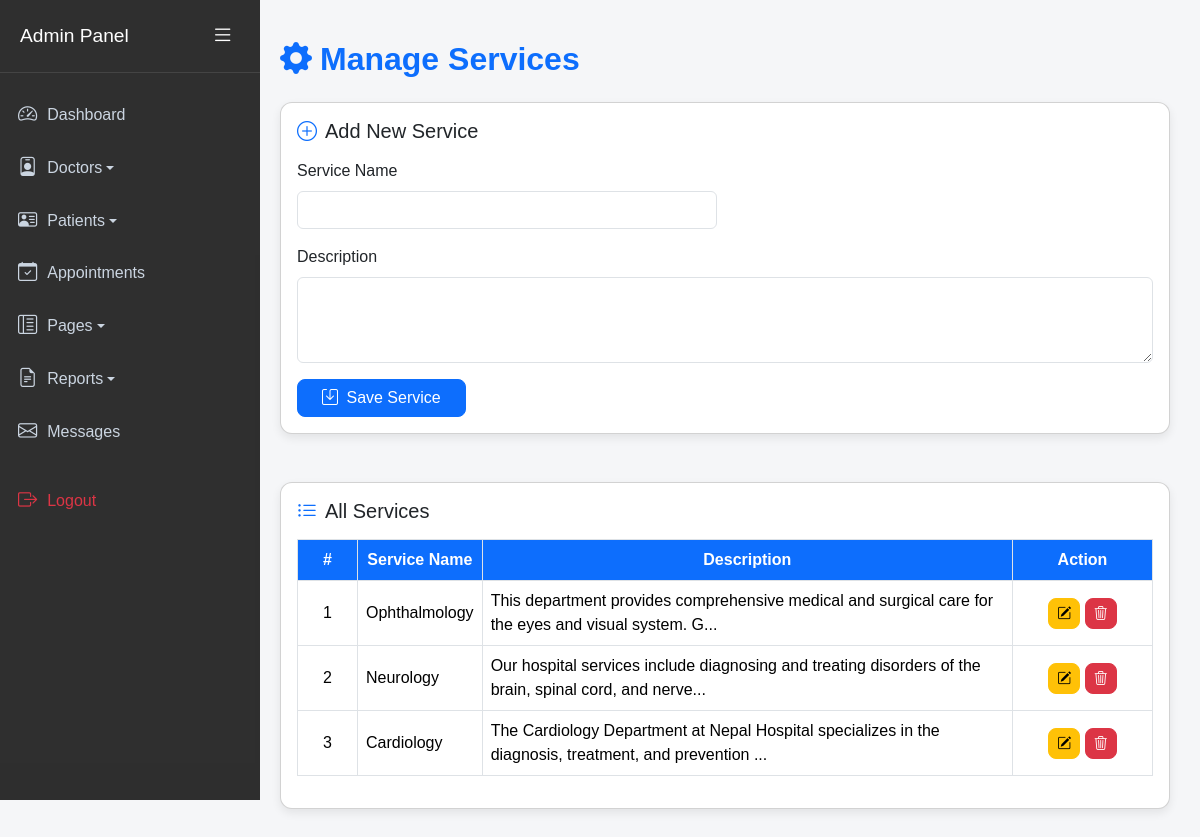
/Admin/services.php, run on the app's committed database.
### tables this page shows
CREATE TABLE `services` (
  `id` int(10) UNSIGNED NOT NULL,
  `name` varchar(255) NOT NULL,
  `description` text NOT NULL,
  `created_at` timestamp NOT NULL DEFAULT current_timestamp()
);

### Admin/services.php (the view, shortened to what this page needs)
<?php
include('assets/include/sidebar.php');
$services = mysqli_query($con, "SELECT * FROM services ORDER BY id DESC");
?>
<!DOCTYPE html>
<html lang="en">
<head>
<link href="https://cdn.jsdelivr.net/npm/bootstrap@5.3.3/dist/css/bootstrap.min.css" rel="stylesheet">
<link href="https://cdn.jsdelivr.net/npm/bootstrap-icons@1.11.3/font/bootstrap-icons.css" rel="stylesheet">
</head>
<body>
<div class="container">
    <h2 class="mb-4"><i class="bi bi-gear-fill me-2"></i>Manage Services</h2>
    <div class="card mb-5">
        <div class="card-body">
            <h5 class="card-title mb-3"><i class="bi bi-plus-circle me-2 text-primary"></i>Add New Service</h5>
            <form method="post">
                <div class="row g-3">
                    <div class="col-md-6">
                        <label class="form-label">Service Name</label>
                        <input type="text" name="name" class="form-control" required>
                    </div>
                    <div class="col-12">
                        <label class="form-label">Description</label>
                        <textarea name="description" class="form-control" rows="3" required></textarea>
                    </div>
                </div>
                <button type="submit" name="add_service" class="btn btn-primary mt-3 px-4">
                    <i class="bi bi-save me-1"></i> Save Service
                </button>
            </form>
        </div>
    </div>
    <div class="card">
        <div class="card-body">
            <h5 class="card-title mb-3"><i class="bi bi-list-ul me-2 text-primary"></i>All Services</h5>
            <table class="table table-bordered table-hover align-middle">
                <thead>
                    <tr>
                        <th style="width:60px;">#</th>
                        <th>Service Name</th>
                        <th>Description</th>
                        <th style="width:140px;">Action</th>
                    </tr>
                </thead>
                <tbody>
                    <?php if(mysqli_num_rows($services) > 0): ?>
                        <?php $i=1; while($row = mysqli_fetch_assoc($services)): ?>
                        <tr>
                            <td class="text-center"><?= $i++ ?></td>
                            <td><?= htmlspecialchars($row['name']) ?></td>
                            <td><?= htmlspecialchars(substr($row['description'], 0, 100)) ?>...</td>
                            <td class="text-center">
                                <button class="btn btn-sm btn-warning"
                                    data-bs-toggle="modal"
                                    data-bs-target="#editModal"
                                    data-id="<?= $row['id'] ?>"
                                    data-name="<?= htmlspecialchars($row['name']) ?>"
                                    data-desc="<?= htmlspecialchars($row['description']) ?>">
                                    <i class="bi bi-pencil-square"></i>
                                </button>
                                <a href="?delete=<?= $row['id'] ?>" class="btn btn-sm btn-danger"
                                   onclick="return confirm('Delete this service?');">
                                   <i class="bi bi-trash3"></i>
                                </a>
                            </td>
                        </tr>
                        <?php endwhile; ?>
                    <?php else: ?>
                        <tr><td colspan="4" class="text-center text-muted py-3">No services available.</td></tr>
                    <?php endif; ?>
                </tbody>
            </table>
        </div>
    </div>
</div>
</body>
</html>

### Admin/assets/include/sidebar.php (style rules this page uses)
body { font-family: 'Segoe UI', sans-serif; background: #f5f6f8; margin: 0; display: flex; overflow-x: hidden; }

### Admin/services.php (style rules this page uses)
body { background-color: #f5f6f8; font-family: 'Poppins', sans-serif; }
.container { margin-left: 250px; padding: 40px 30px; }
.card { border-radius: 12px; box-shadow: 0 4px 10px rgba(0,0,0,0.08); }
h2 { font-weight: 600; color: #0d6efd; }
.table th { background: #0d6efd; color: white; text-align: center; }
.table td { vertical-align: middle; }
.btn { border-radius: 8px; }

### data on the page
services: name "Ophthalmology", description "This department provides comprehensive medical and surgical care for the eyes and visual system. G"
services: name "Neurology", description "Our hospital services include diagnosing and treating disorders of the brain, spinal cord, and nerve"
services: name "Cardiology", description "The Cardiology Department at Nepal Hospital specializes in the diagnosis, treatment, and prevention"
